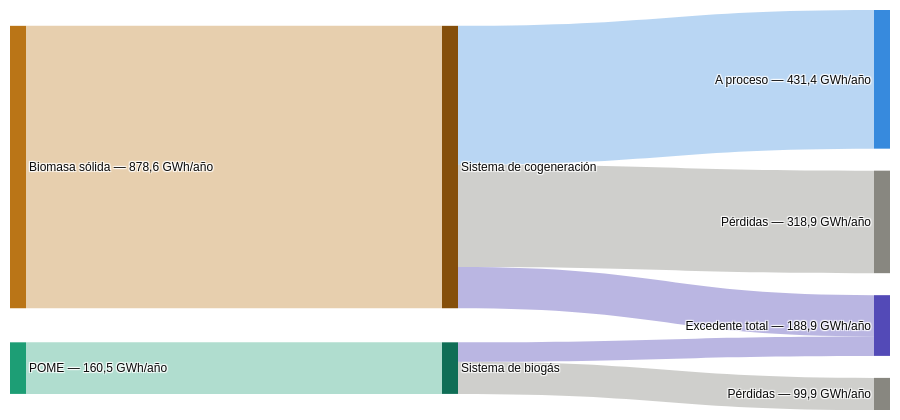

The code cell stored with this chart in its notebook:
### Code cell
# ==========================================================
# Sección 12 (o nueva sección de figuras) - Diagrama Sankey
# Balance energético del Escenario 1: biomasa bruta y POME 
# hasta pérdidas, energía a proceso y excedente eléctrico
# ==========================================================
import plotly.graph_objects as go

fig = go.Figure(data=[go.Sankey(
    orientation="h",
    node=dict(
        pad=22,
        thickness=16,
        line=dict(color="rgba(0,0,0,0)", width=0),
        label=[
            "Biomasa sólida — 878,6 GWh/año",
            "POME — 160,5 GWh/año",
            "Sistema de cogeneración",
            "Sistema de biogás",
            "Pérdidas — 318,9 GWh/año",
            "A proceso — 431,4 GWh/año",
            "Excedente total — 188,9 GWh/año",
            "Pérdidas — 99,9 GWh/año",
        ],
        color=["#BA7517", "#1D9E75", "#854F0B", "#0F6E56", "#888780", "#378ADD", "#534AB7", "#888780"],
    ),
    link=dict(
        source=[0, 1, 2, 2, 2, 3, 3],
        target=[2, 3, 4, 5, 6, 7, 6],
        value=[878.6, 160.5, 318.9, 431.4, 128.3, 99.9, 60.6],
        color=[
            "rgba(186,117,23,0.35)", "rgba(29,158,117,0.35)", "rgba(136,135,128,0.4)",
            "rgba(55,138,221,0.35)", "rgba(83,74,183,0.4)", "rgba(136,135,128,0.4)",
            "rgba(83,74,183,0.4)",
        ],
    ),
)])

fig.update_layout(
    font=dict(color="#0b0b0b", size=12, family="Arial, sans-serif"),
    paper_bgcolor="rgba(0,0,0,0)",
    plot_bgcolor="rgba(0,0,0,0)",
    margin=dict(l=10, r=10, t=10, b=10),
    height=420,
)

fig.show()
fig.write_html("sankey_energia_escenario1.html")
fig.write_image("sankey_energia_escenario1.png", scale=2)  # requiere 'kaleido' instalado

### Figure 1 — Plotly figure (JSON) as saved in the notebook; plotly's stock layout.template omitted (floating-point values rounded to 4 significant figures)
{"data": [{"link": {"color": ["rgba(186,117,23,0.35)", "rgba(29,158,117,0.35)", "rgba(136,135,128,0.4)", "rgba(55,138,221,0.35)", "rgba(83,74,183,0.4)", "rgba(136,135,128,0.4)", "rgba(83,74,183,0.4)"], "source": [0, 1, 2, 2, 2, 3, 3], "target": [2, 3, 4, 5, 6, 7, 6], "value": [878.6, 160.5, 318.9, 431.4, 128.3, 99.9, 60.6]}, "node": {"color": ["#BA7517", "#1D9E75", "#854F0B", "#0F6E56", "#888780", "#378ADD", "#534AB7", "#888780"], "label": ["Biomasa sólida — 878,6 GWh/año", "POME — 160,5 GWh/año", "Sistema de cogeneración", "Sistema de biogás", "Pérdidas — 318,9 GWh/año", "A proceso — 431,4 GWh/año", "Excedente total — 188,9 GWh/año", "Pérdidas — 99,9 GWh/año"], "line": {"color": "rgba(0,0,0,0)", "width": 0}, "pad": 22, "thickness": 16}, "orientation": "h", "type": "sankey"}], "layout": {"font": {"color": "#0b0b0b", "family": "Arial, sans-serif", "size": 12}, "height": 420, "margin": {"b": 10, "l": 10, "r": 10, "t": 10}, "paper_bgcolor": "rgba(0,0,0,0)", "plot_bgcolor": "rgba(0,0,0,0)"}}
